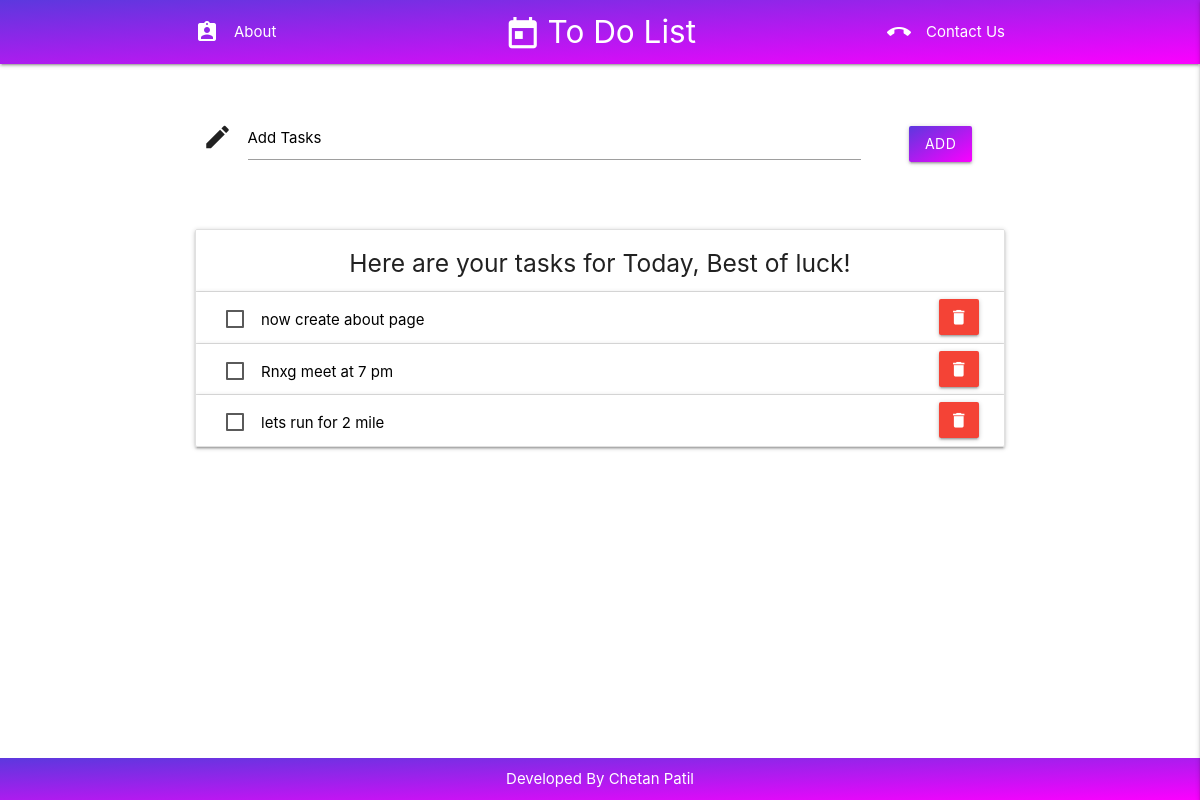
/, run on an earlier commit of the app's database.
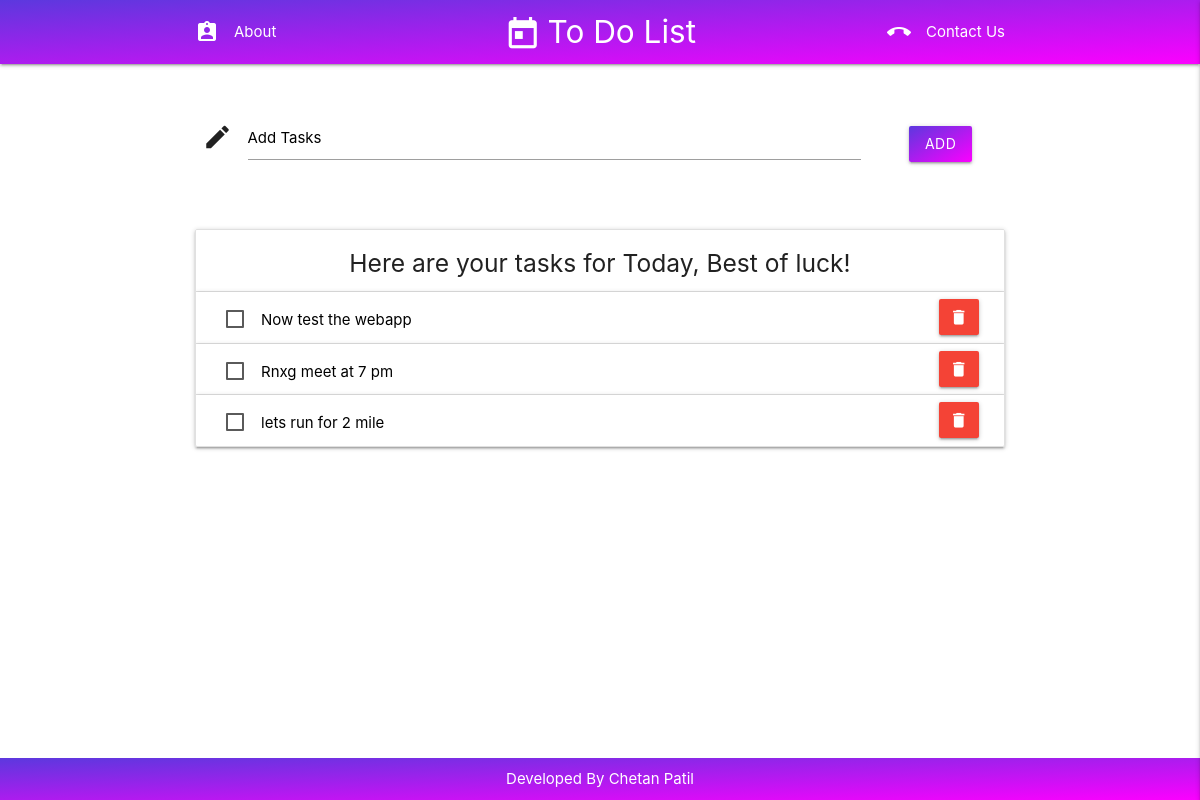
And on a later commit of the database.
### todoapp/models.py (models this page shows, shortened)
class Todo(models.Model):
    added_date = models.DateTimeField(auto_now_add=True)
    text = models.CharField(max_length=200)

### todoapp/views.py (the view)
# urls.py: path('',views.index,name='index'),
def index(request):
    todo_items = Todo.objects.all().order_by('-added_date')
    data = {
        'todo_items': todo_items,
    }
    return render(request, 'todoapp/index.html', data)

### todoapp/templates/todoapp/index.html (shortened to what this page needs)
{% extends 'base.html' %}
{% block content %}
<div class="row">
    <form action="add_todo/" class="col s12" method="post">
        <div class="row">
            <div class="col s12">
                <div class="input-field col m10 ">
                    <i class=" material-icons prefix">mode_edit</i>
                    <textarea type="text" id="icon_prefix2" class="materialize-textarea" name="content"></textarea>
                    <label for="icon_prefix2" class="black-text">Add Tasks</label>
                </div>
                <div class="col center m2 "><button type="submit"
                        class="btn btn-primary btn-imp waves-effect ">Add</button>
                </div>
            </div>
        </div>
    </form>
</div>
<ul class="collection with-header z-depth-1">
    <li class="collection-header center">
        <h5 class="chc">Here are your tasks for Today, Best of luck!</h5>
    </li>
    {% for item in todo_items %}
    <li class="collection-item z-depth-1">
        <label>
            <span class="black-text">{{ item.text }}</span>
            <div class="right">
                <form action="delete_todo/{{ item.id }}/" action='post'>
                    <button type="submit" class="waves-effect  btn btn-del" style="background-color:#f44336;"><i
                            class="material-icons center ">delete</i></button>
                </form>
            </div>
        </label>
    </li>{% endfor %}
</ul>
{% endblock content %}

### todoapp/templates/base.html (shortened to what this page needs)
{% load static %}
<!doctype html>
<html lang="en">
<head>
    <link rel="stylesheet" href="https://cdnjs.cloudflare.com/ajax/libs/materialize/1.0.0/css/materialize.min.css">
    <link rel="stylesheet" href="https://stackpath.bootstrapcdn.com/font-awesome/4.7.0/css/font-awesome.min.css"
>
    <link rel="stylesheet" href="{% static './todoapp/css/style.css' %}">
</head>
<body>
    <header>
        <nav class="bg-primary waves-effect waves-purple">
            <div class="container">
                <div class="nav-wrapper">
                    <a href="/" class="brand-logo center"><i class=" material-icons large">today</i>To Do List</a>
                    <ul id="nav-mobile" class="left hide-on-med-and-down">
                        <li><a class="" href="/about/"> <i class="material-icons left">assignment_ind</i>About</a></li>
                    </ul>
                    <ul id="nav-mobile" class="right hide-on-med-and-down mr-4">
                        <li><a class="" href="/contact/"> <i class="material-icons left">call_end</i>Contact Us</a></li>
                    </ul>
                </div>
            </div>
        </nav>
    </header>
    <main>
        <div class="container">
            {% block content %}{% endblock content %}
        </div>
    </main>
    <footer>
        <footer class="page-footer center">
            Developed By Chetan Patil
        </footer>
    </footer>
</body>
</html>

### todoapp/static/todoapp/css/style.css (style rules this page uses)
body { display: flex; min-height: 100vh; flex-direction: column; }
main { flex: 1 0 auto; }
nav, footer { background: linear-gradient(to bottom right, #5c38de, #fc00ff); }
i.large { font-size: 2.5rem !important; margin-right: 6px !important; margin-top: 2px; }
.collection { margin: 0 1rem 3rem 1rem !important; }
.collection-header { padding: 2px !important; }
.collection .collection-item { padding-top: 15px !important; }
.btn-imp { margin: 26px 0; background: linear-gradient(to bottom right, #5c38de, #fc00ff); }
.btn-del { margin-top: -8px !important; padding: 0px 10px !important; margin-left: -3rem !important; }
.chc { padding: 2px; }
.page-footer { padding: 10px !important; }
.input-field label { color: rgb(221, 37, 215); }

What changed in the data, as far as the page shows it:
removed Todo: text "now create about page"
added Todo: text "Now test the webapp"
